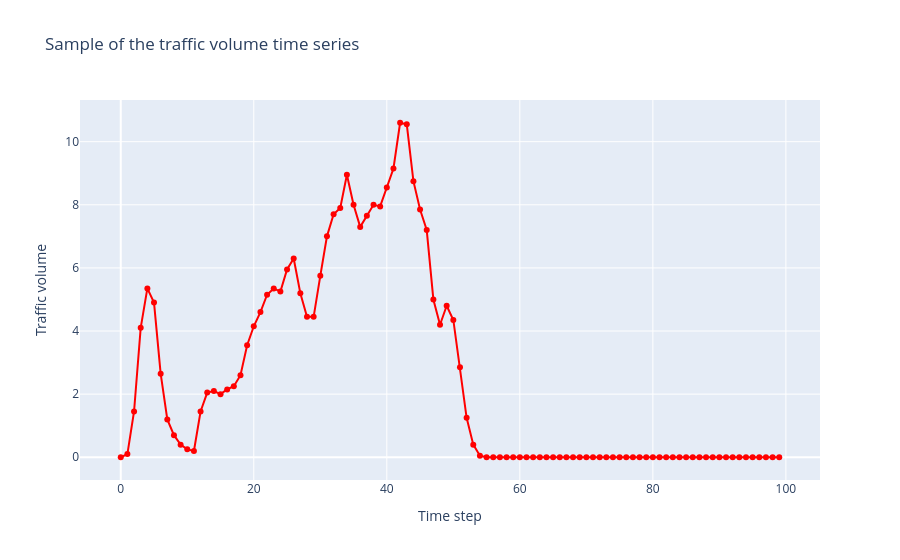

Write notebook code for a chart like this one.
### Code cell
fig = go.Figure()
fig.add_trace(go.Scatter(
    x=[i for i in range (100)],
    y=X[-100:],
    mode='lines+markers',
    line=dict(color='red', width=2),
    name=f"Traffic volum"
))
fig.update_layout(
    title=f"Sample of the traffic volume time series",
    xaxis_title="Time step",
    yaxis_title="Traffic volume"
)
fig.show()

### Figure 1 — Plotly figure (JSON) as saved in the notebook; plotly's stock layout.template omitted (floating-point values rounded to 4 significant figures)
{"data": [{"line": {"color": "red", "width": 2}, "mode": "lines+markers", "name": "Traffic volum", "type": "scatter", "x": [0, 1, 2, 3, 4, 5, 6, 7, 8, 9, 10, 11, 12, 13, 14, 15, 16, 17, 18, 19, 20, 21, 22, 23, 24, 25, 26, 27, 28, 29, 30, 31, 32, 33, 34, 35, 36, 37, 38, 39, 40, 41, 42, 43, 44, 45, 46, 47, 48, 49, 50, 51, 52, 53, 54, 55, 56, 57, 58, 59, 60, 61, 62, 63, 64, 65, 66, 67, 68, 69, 70, 71, 72, 73, 74, 75, 76, 77, 78, 79, 80, 81, 82, 83, 84, 85, 86, 87, 88, 89, 90, 91, 92, 93, 94, 95, 96, 97, 98, 99], "y": [0.0, 0.1, 1.45, 4.1, 5.35, 4.9, 2.65, 1.2, 0.7, 0.4, 0.25, 0.2, 1.45, 2.05, 2.1, 2.0, 2.15, 2.25, 2.6, 3.55, 4.15, 4.6, 5.15, 5.35, 5.25, 5.95, 6.3, 5.2, 4.45, 4.45, 5.75, 7.0, 7.7, 7.9, 8.95, 8.0, 7.3, 7.65, 8.0, 7.95, 8.55, 9.15, 10.6, 10.55, 8.75, 7.85, 7.2, 5.0, 4.2, 4.8, 4.35, 2.85, 1.25, 0.4, 0.05, 0.0, 0.0, 0.0, 0.0, 0.0, 0.0, 0.0, 0.0, 0.0, 0.0, 0.0, 0.0, 0.0, 0.0, 0.0, 0.0, 0.0, 0.0, 0.0, 0.0, 0.0, 0.0, 0.0, 0.0, 0.0, 0.0, 0.0, 0.0, 0.0, 0.0, 0.0, 0.0, 0.0, 0.0, 0.0, 0.0, 0.0, 0.0, 0.0, 0.0, 0.0, 0.0, 0.0, 0.0, 0.0]}], "layout": {"title": {"text": "Sample of the traffic volume time series"}, "xaxis": {"title": {"text": "Time step"}}, "yaxis": {"title": {"text": "Traffic volume"}}}}
